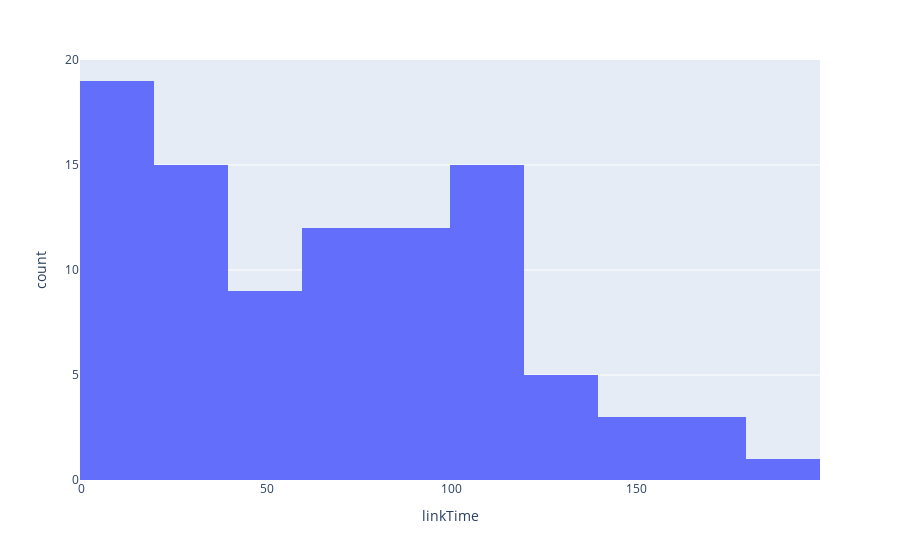

The cell this chart's notebook holds for it:
### Code cell
fig = px.histogram(df['linkTime'], x="linkTime")
fig.show()

### Figure 1 — Plotly figure (JSON) as saved in the notebook; plotly's stock layout.template omitted (floating-point values rounded to 4 significant figures)
{"data": [{"alignmentgroup": "True", "bingroup": "x", "hovertemplate": "linkTime=%{x}<br>count=%{y}<extra></extra>", "legendgroup": "", "marker": {"color": "#636efa"}, "name": "", "offsetgroup": "", "orientation": "v", "showlegend": false, "type": "histogram", "x": [14, 22, 54, 95, 73, 106, 154, 37, 106, 77, 22, 19, 78, 125, 83, 77, 130, 179, 114, 100, 20, 13, 120, 51, 42, 33, 115, 102, 15, 31, 64, 98, 79, 41, 97, 16, 16, 22, 16, 107, 101, 14, 17, 58, 17, 14, 107, 17, 110, 108, 17, 16, 15, 114, 92, 112, 16, 100, 63, 131, 92, 19, 89, 22, 30, 19, 180, 27, 52, 33, 71, 17, 169, 68, 37, 79, 115, 26, 85, 43, 48, 158, 154, 133, 97, 64, 84, 178, 58, 95, 80, 37, 67, 36], "xaxis": "x", "yaxis": "y"}], "layout": {"barmode": "relative", "legend": {"tracegroupgap": 0}, "margin": {"t": 60}, "xaxis": {"anchor": "y", "domain": [0, 1], "title": {"text": "linkTime"}}, "yaxis": {"anchor": "x", "domain": [0, 1], "title": {"text": "count"}}}}
